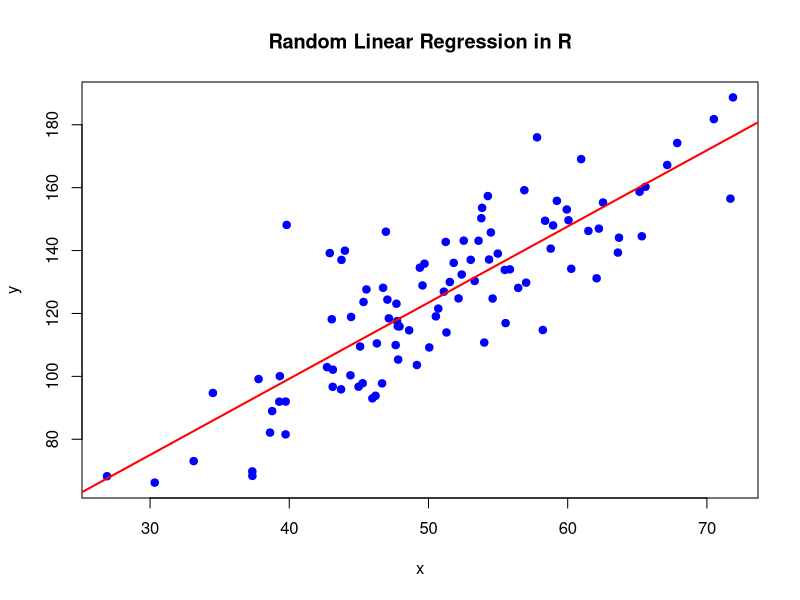

Write R code to recreate this figure.
# Generate random data
set.seed(123)  # for reproducibility
x <- rnorm(100, mean = 50, sd = 10)   # independent variable
y <- 2.5 * x + rnorm(100, mean = 0, sd = 15)  # dependent variable with noise

# Put into a data frame
data <- data.frame(x, y)

# Run linear regression
model <- lm(y ~ x, data = data)

# Summary of the model
summary(model)

# Plot with regression line
plot(data$x, data$y, main="Random Linear Regression in R", 
     xlab="x", ylab="y", pch=19, col="blue")
abline(model, col="red", lwd=2)
